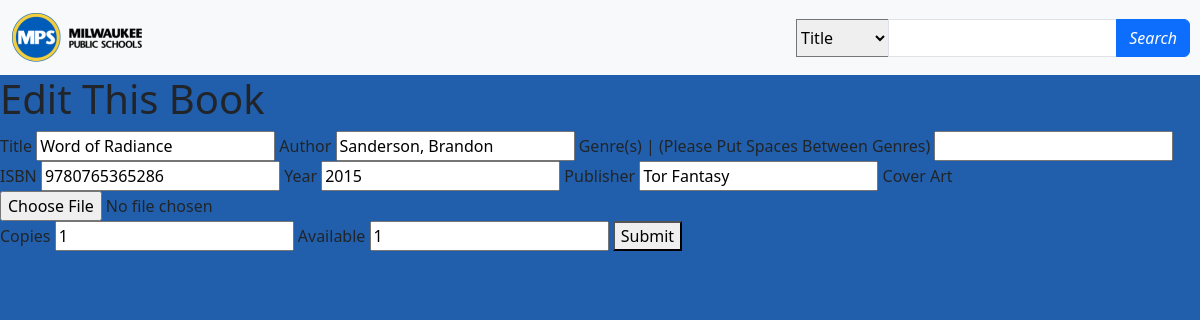
Page /book/2/edit/ (signed in) on the committed database.
### Richmond_Library_App/models.py (models this page shows, shortened)
class Book(models.Model):
    title = models.CharField(max_length=100, unique=True)
    author = models.CharField(max_length=100)
    isbn = models.CharField(max_length=14)
    year = models.IntegerField()
    publisher = models.CharField(max_length=100)
    copies = models.IntegerField()
    available = models.IntegerField()
    image = models.ImageField(upload_to='static\images', null=True, blank=True)
    status =  models.CharField(max_length=100, blank=True)

### Richmond_Library_App/views/book.py (the view, shortened to what this page needs)
# urls.py: path('book/<int:book_id>/edit/', EditBook.as_view(), name='editBook'),
class EditBook(View):
    def get(self, request, book_id):
        if get_user_status(request) != 'admin':
          return redirect('/home/')
        book = get_object_or_404(Book, id=book_id)
        return render(request, "editBook.html", {'book': book})

### Richmond_Library_App/views/book.py (called while the page is built)
def get_user_status(request):
    user = User.objects.get(username=request.user.username)
    return user.user_type

### Richmond_Library_App/templates/editBook.html (shortened to what this page needs)
{% extends "pageBase.html" %}
{% load static %}
{% block stylesheet %}
  <link href="{% static 'addbook.css' %}" rel="stylesheet" type="text/css">
{% endblock %}
{% block app_block %}
  <h1>Edit This Book</h1>
  <form class="edit-book-form" action="{% url 'editBook' book_id=book.id %}" method="post" enctype="multipart/form-data">
    <label for="title">Title</label>
    <input type="text" name="title" id="title" value="{{ book.title }}" required>
    <label for="author">Author</label>
    <input type="text" name="author" id="author" value="{{ book.author }}" required>
    <label for="genre">Genre(s) | (Please Put Spaces Between Genres)</label>
    <input type="text" name="genre" id="genre" value="{{ book.genre }}" required>
    <label for="isbn">ISBN</label>
    <input type="text" name="isbn" id="isbn" value="{{ book.isbn }}" required>
    <label for="year">Year</label>
    <input type="number" name="year" id="year" value="{{ book.year }}" required>
    <label for="publisher">Publisher</label>
    <input type="text" name="publisher" id="publisher" value="{{ book.publisher }}" required>
    <label for="image">Cover Art</label>
    <input type="file" name="image" id="image">
    <br>
    <label for="copies">Copies</label>
    <input type="number" name="copies" id="copies" value="{{ book.copies }}" required>
    <label for="available">Available</label>
    <input type="number" name="available" id="available" value="{{ book.available }}" required>
    <button type="submit">Submit</button>
  </form>
{% endblock %}

### static/addBook.css (style rules this page uses)
body { background-color: #215fac; }

### rows in the picture
Book: title "Word of Radiance", author "Sanderson, Brandon", isbn "9780765365286", year "2015", publisher "Tor Fantasy", copies "1", available "1"
